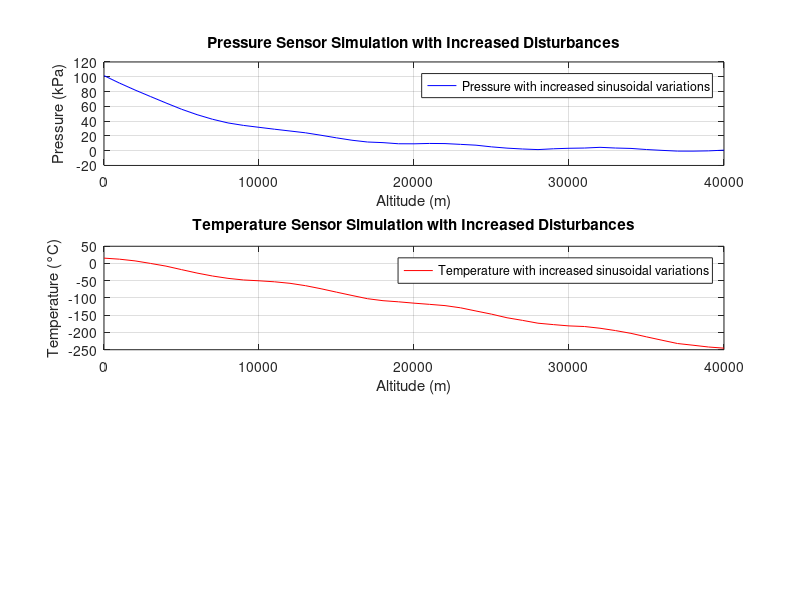
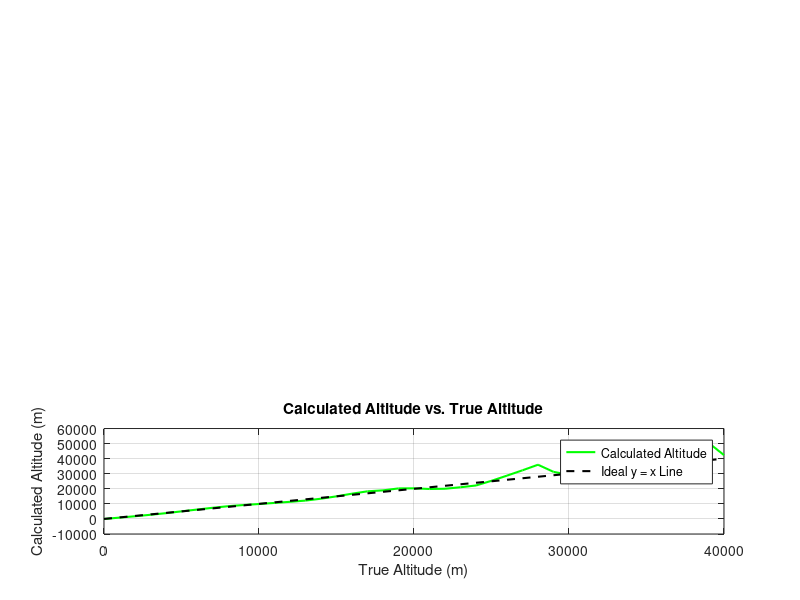
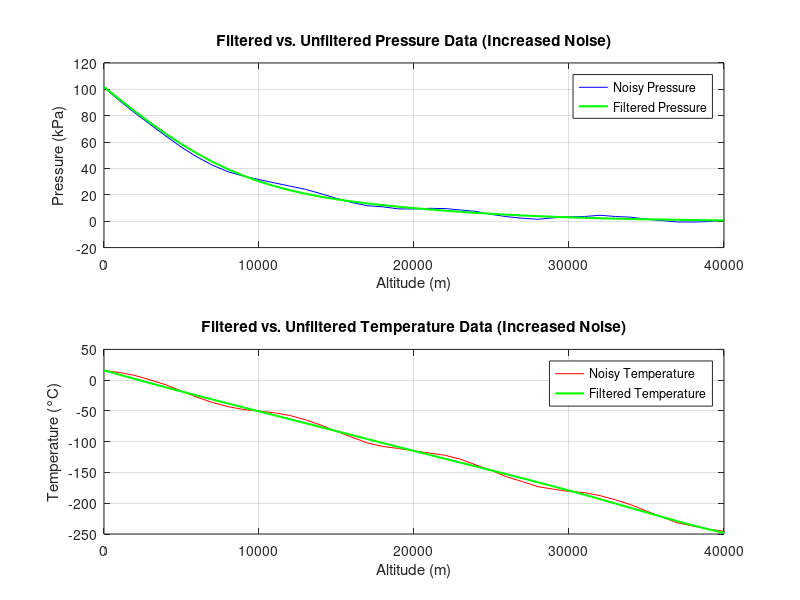

Write the MATLAB code that produced these figures, in order.
% MATLAB Simulation for Space-Grade Pressure and Temperature Sensor 
% (With Altitude & Periodic Disturbances)

% Constants
P0 = 101.325;  % Sea-level pressure in kPa
T0 = 288.15;   % Sea-level temperature in Kelvin
L = 0.0065;    % Temperature lapse rate in K/m
H = 8500;      % Scale height for pressure (in meters)
h_max = 40000; % Maximum height (in meters) for space simulation (40 km)

% Generate Altitude Data
heights = 0:1000:h_max;  % Altitudes from 0 to 40,000 meters (every 1 km)

% Calculate Pressure and Temperature as a function of Height
pressure_values = P0 * exp(-heights / H);  % Exponential decay for pressure
temperature_values = T0 - L * heights;    % Linear temperature decrease

% Simulate Sensor Output 
pressure_output = pressure_values + randn(size(pressure_values)) * 0.2; % Increased noise
temperature_output = temperature_values - 273.15 + randn(size(temperature_values)) * 0.5; % Increased noise

% Add Sinusoidal Disturbances to Simulate Vibrations 
freq = 0.0001; % Lower frequency (0.0001 cycles/m = 0.1 cycles/km)
amplitude_pressure = 2.0; % Increased amplitude of pressure oscillations
amplitude_temperature = 6; % Increased amplitude of temperature oscillations

pressure_output = pressure_output + amplitude_pressure * sin(2 * pi * freq * heights);
temperature_output = temperature_output + amplitude_temperature * sin(2 * pi * freq * heights);

% Plotting the Results
figure;

% Plot 1: Pressure vs. Altitude
subplot(3,1,1);
plot(heights, pressure_output, 'b');
xlabel('Altitude (m)');
ylabel('Pressure (kPa)');
title('Pressure Sensor Simulation with Increased Disturbances');
grid on;
legend('Pressure with increased sinusoidal variations');

% Plot 2: Temperature vs. Altitude
subplot(3,1,2);
plot(heights, temperature_output, 'r');
xlabel('Altitude (m)');
ylabel('Temperature (°C)');
title('Temperature Sensor Simulation with Increased Disturbances');
grid on;
legend('Temperature with increased sinusoidal variations');

% Calculated Altitude vs. True Altitude
calculated_heights = H * log(P0 ./ pressure_output);

% Ensure third plot is displayed correctly
figure;
subplot(3,1,3);
plot(heights, calculated_heights, 'g', 'LineWidth', 1.5);
hold on;
plot(heights, heights, 'k--', 'LineWidth', 1.5); % y = x reference line
hold off;
xlabel('True Altitude (m)');
ylabel('Calculated Altitude (m)');
title('Calculated Altitude vs. True Altitude');
grid on;
legend('Calculated Altitude', 'Ideal y = x Line');

% Apply a Low-Pass Filter to Remove Sinusoidal Noise
fs = 1; % Sampling frequency (1 sample per km altitude step)
fc = 0.05; % Cutoff frequency in cycles/sample (0.05 cycles/km)
Wn = fc / (fs/2); % Correctly normalized cutoff frequency
[b, a] = butter(4, Wn, 'low'); % 4th order Butterworth filter
filtered_pressure = filtfilt(b, a, pressure_output);
filtered_temperature = filtfilt(b, a, temperature_output);

% Plot 4: Filtered vs. Unfiltered Data
figure;
subplot(2,1,1);
plot(heights, pressure_output, 'b', heights, filtered_pressure, 'g', 'LineWidth', 1.5);
xlabel('Altitude (m)');
ylabel('Pressure (kPa)');
title('Filtered vs. Unfiltered Pressure Data (Increased Noise)');
grid on;
legend('Noisy Pressure', 'Filtered Pressure');

subplot(2,1,2);
plot(heights, temperature_output, 'r', heights, filtered_temperature, 'g', 'LineWidth', 1.5);
xlabel('Altitude (m)');
ylabel('Temperature (°C)');
title('Filtered vs. Unfiltered Temperature Data (Increased Noise)');
grid on;
legend('Noisy Temperature', 'Filtered Temperature');

% Analysis of Sensor Behavior in Extreme Conditions
extreme_heights = [0, 5000, 10000, 20000, 30000, 40000]; % Altitudes from 0 to 40 km
fprintf('Sensor Output under Extreme Altitude Conditions:\n');
for h = extreme_heights
    pressure_reading = P0 * exp(-h / H) + randn() * 0.2; % Increased noise
    temperature_reading = T0 - L * h - 273.15 + randn() * 0.5; % Convert Kelvin to Celsius, increased noise
    fprintf('Altitude: %.1f m -> Pressure: %.2f kPa, Temperature: %.2f °C\n', ...
        h, pressure_reading, temperature_reading);
end
